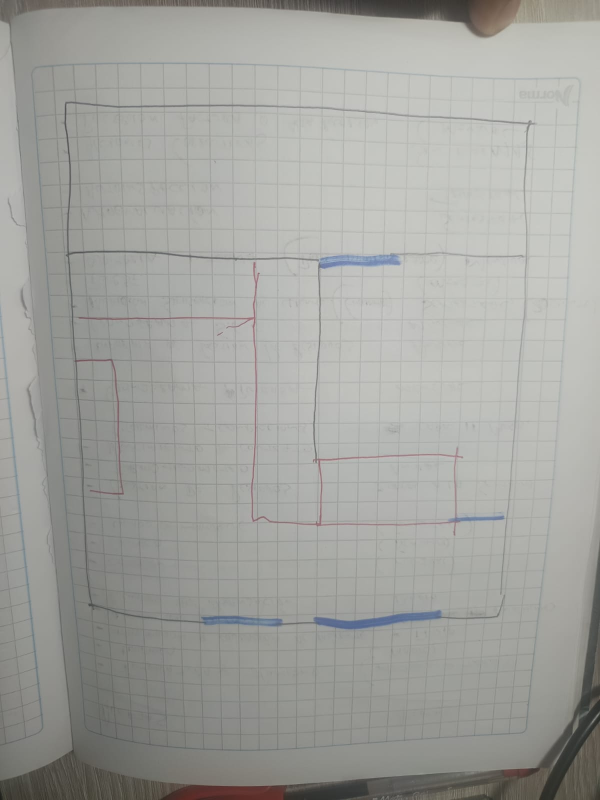
#> input picture media/croquis_cuadricula.jpeg, 1200 x 1600 px, found by its file name (shown at 1/2 size)
$ python diag_masks.py
#> lines starting #> are read from the running program, lines starting #| are printed output that depends on the picture; after the words box and inside, x2 and y2 are one past the last pixel; in counts of white or black regions, pixels touching at a corner belong together
#> further down, img is the input picture: shape (1600, 1200, 3); mean B, G, R 157.9, 162.2, 161.6
### apps/processing/services/preprocessing.py
import cv2
import numpy as np


# [25 lines left out: function deskew, not called in this run]


def correct_perspective(image):
    """Corrige perspectiva encontrando el contorno del documento y aplicando
    transformación de homografía.

    Es CONSERVADORA a propósito: solo aplica la transformación si el
    cuadrilátero detectado cubre buena parte de la imagen (es la hoja, no
    un rectángulo dibujado adentro) y si el resultado conserva dimensiones
    razonables. En cualquier otro caso devuelve la imagen original, porque
    una corrección equivocada destruye el croquis (lo recorta a un pedazo
    diminuto). Para una foto de cuaderno razonablemente plana, no corregir
    es mucho más seguro que corregir mal."""
    img_h, img_w = image.shape[:2]
    img_area = img_h * img_w

    gray = cv2.cvtColor(image, cv2.COLOR_BGR2GRAY)
    blurred = cv2.GaussianBlur(gray, (5, 5), 0)
    edged = cv2.Canny(blurred, 50, 150)
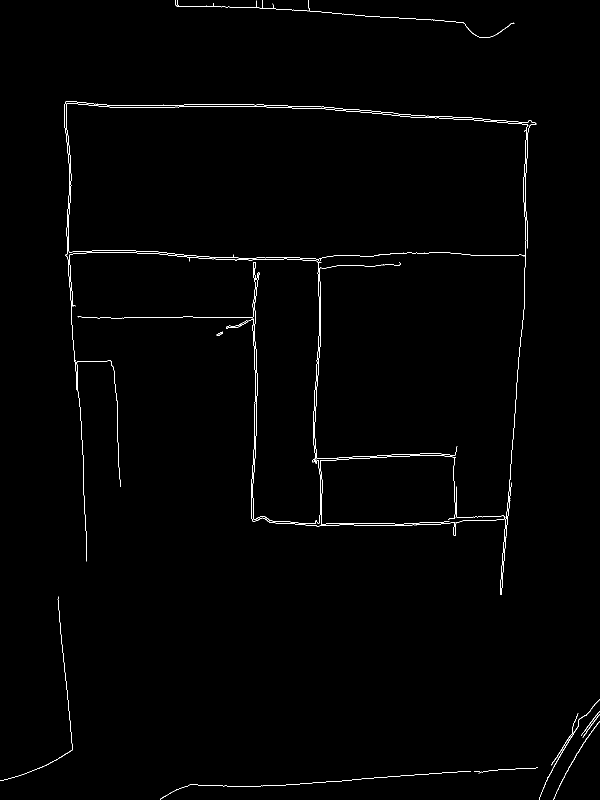
#> edged: shape (1600, 1200) (shown at 1/2 size); 0.74% white in thin lines or dots

    dilated = cv2.dilate(edged, None, iterations=2)
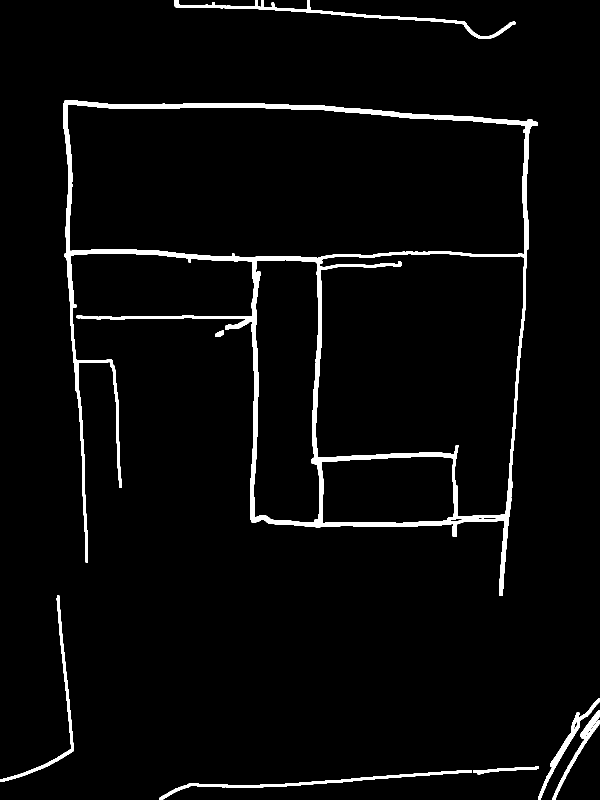
#> dilated: shape (1600, 1200) (shown at 1/2 size); 3.4% white; 8 white regions
    contours, _ = cv2.findContours(dilated, cv2.RETR_EXTERNAL, cv2.CHAIN_APPROX_SIMPLE)
#> contours = 8 contours; box (x1, y1, x2, y2) and area: (126, 200, 1075, 1192) 565944, (348, 0, 1031, 78) 3592, (318, 1540, 944, 1600) 2766, (0, 1191, 148, 1564) 2214, (1076, 1397, 1200, 1600) 1982, (1105, 1421, 1200, 1600) 1733, (946, 1532, 1078, 1549) 591, (431, 661, 448, 674) 138

    if not contours:
        return image

    contours = sorted(contours, key=cv2.contourArea, reverse=True)

    pts = None
    for c in contours:
        # el contorno debe cubrir la mayor parte de la imagen (es la hoja)
        if cv2.contourArea(c) < 0.5 * img_area:
            break  # los siguientes son aún más pequeños
        peri = cv2.arcLength(c, True)
        approx = cv2.approxPolyDP(c, 0.02 * peri, True)
        if len(approx) == 4:
            pts = approx.reshape(4, 2).astype(np.float32)
            break
#> this loop made 1 pass

    if pts is None:
        return image

    # verificar si el cuadrilátero ya es casi un rectángulo
    if _is_nearly_rect(pts, angle_tol=10, aspect_tol=0.3):
        return image

    rect = _order_points(pts)
    (tl, tr, br, bl) = rect
    w = int(max(dist(bl, br), dist(tl, tr)))
    h = int(max(dist(tl, bl), dist(tr, br)))

    # rechazar correcciones que encogen demasiado la imagen (contorno malo)
    if w < 0.5 * img_w or h < 0.5 * img_h:
        return image

    dst = np.array([
        [0, 0],
        [w - 1, 0],
        [w - 1, h - 1],
        [0, h - 1],
    ], dtype=np.float32)

    M = cv2.getPerspectiveTransform(rect, dst)
    return cv2.warpPerspective(image, M, (w, h))


# [58 lines left out: functions _is_nearly_rect, _order_points, not called in this run]


def dist(a, b):
    return np.linalg.norm(a - b)


# [21 lines left out: functions grayscale, binarize, not called in this run]


def denoise(binary):
    """Limpia ruido con operaciones morfológicas.

    - closing para cerrar pequeños huecos en las líneas (común en croquis
      dibujados a mano donde el trazo no es continuo)
    - opening para eliminar puntitos de ruido aislados
    - elimina componentes conectados muy pequeños"""
    kernel = np.ones((3, 3), np.uint8)
    cleaned = cv2.morphologyEx(binary, cv2.MORPH_CLOSE, kernel, iterations=2)
    cleaned = cv2.morphologyEx(cleaned, cv2.MORPH_OPEN, kernel, iterations=1)

    n_labels, labels, stats, _ = cv2.connectedComponentsWithStats(cleaned, connectivity=8)
    min_area = 30
    for i in range(1, n_labels):
        if stats[i, cv2.CC_STAT_AREA] < min_area:
            cleaned[labels == i] = 0

    return cleaned


def resize_to_canvas(binary, target_w=1320, target_h=864):
    """Redimensiona manteniendo aspect ratio y centra en canvas oficio.

    Reserva una banda arriba para el título 'PLANO VECTORIZADO', de modo que
    el plano nunca se monte sobre el texto."""
    h, w = binary.shape
    # banda superior reservada para el título
    top_reserve = int(target_h * 0.08)  # ~70 px
    avail_h = target_h - top_reserve
    scale = min(target_w / w, avail_h / h)
    nw, nh = int(w * scale), int(h * scale)
    resized = cv2.resize(binary, (nw, nh), interpolation=cv2.INTER_NEAREST)

    canvas = np.zeros((target_h, target_w), dtype=np.uint8)
    # Alinear a la IZQUIERDA (con un margen) en vez de centrar: así el plano
    # llena el alto de la página y todo el espacio libre queda a la DERECHA,
    # donde el usuario puede colocar cosas después (espacio de respeto).
    free_x = target_w - nw
    margin = int(target_w * 0.02)
    x_off = min(margin, free_x) if free_x > 0 else 0
    y_off = top_reserve + (avail_h - nh) // 2
    canvas[y_off:y_off + nh, x_off:x_off + nw] = resized

    scale_info = {
        'scale': scale,
        'offset_x': x_off,
        'offset_y': y_off,
        'orig_w': w,
        'orig_h': h,
        'canvas_w': target_w,
        'canvas_h': target_h,
    }
    return canvas, scale_info


# ── Segmentación por color ─────────────────────────────────

# Mapa de colores BGR → tipo de elemento.
#
# Esta es la ÚNICA fuente de verdad de los colores que el usuario debe usar
# al dibujar el croquis en papel. La leyenda que se muestra en la web
# (pantalla de subida y editor) se genera a partir de aquí — ver
# drawing_legend() — para que nunca se desfase de lo que el pipeline detecta.
#
# Cada entrada incluye:
#   display  → color hex para mostrar en la interfaz (aprox. del color real)
#   label    → color que dibuja la persona, en palabras
#   purpose  → qué representa ese color en el plano
COLOR_MAP = {
    'pared': {
        'color': (30, 30, 30),
        'hsv_ranges': [
            ((0, 0, 0), (180, 120, 120)),      # grises
            ((0, 0, 0), (180, 255, 70)),       # negros
        ],
        'stroke': '#777777',
        'stroke_width': 8,
        'display': '#1f2937',
        'label': 'Negro',
        'purpose': 'Paredes (bloquean el paso)',
    },
    'puerta': {
        'color': (200, 130, 20),
        'hsv_ranges': [
            ((85, 20, 20), (145, 255, 255)),   # azul (más tolerante en S/V)
        ],
        'stroke': '#000000',
        'stroke_width': 3,
        'display': '#1d4ed8',
        'label': 'Azul',
        'purpose': 'Puertas con arco (abren el paso)',
    },
    'mueble': {
        'color': (50, 50, 200),
        'hsv_ranges': [
            ((0, 20, 20), (14, 255, 255)),     # rojo (más tolerante en S/V)
            ((165, 20, 20), (180, 255, 255)),  # rojo (HSV envuelve)
        ],
        'stroke': '#000000',
        'stroke_width': 2,
        'display': '#dc2626',
        'label': 'Rojo',
        'purpose': 'Muebles / obstáculos (bloquean el paso)',
    },
    'vano': {
        'color': (50, 180, 50),
        'hsv_ranges': [
            ((30, 20, 20), (90, 255, 255)),    # verde (más tolerante en S/V)
        ],
        'stroke': '#000000',
        'stroke_width': 3,
        'display': '#059669',
        'label': 'Verde',
        'purpose': 'Vanos / aberturas (abren el paso)',
    },
}

# Orden recomendado para mostrar la leyenda al usuario.
_LEGEND_ORDER = ['pared', 'puerta', 'vano', 'mueble']


# [39 lines left out: functions drawing_legend, _page_mask_by_border_floodfill, not called in this run]


def detect_page_mask(bgr_image):
    """Aísla la hoja de papel del fondo (escritorio, sombras, dedos).

    La hoja es la región clara grande y conexa. Devuelve una máscara
    binaria (255 dentro de la hoja) o None si no se puede determinar.

    Esto es crítico: sin esto, la detección de paredes (negro/gris)
    confunde el fondo oscuro de la foto con muros. Restringiendo todo
    al interior de la hoja, solo quedan los trazos del dibujo."""
    h, w = bgr_image.shape[:2]
    gray = cv2.cvtColor(bgr_image, cv2.COLOR_BGR2GRAY)
    gray = cv2.GaussianBlur(gray, (5, 5), 0)

    # aplanar iluminación: una sombra suave sobre la hoja hacía que Otsu
    # clasificara media página como "fondo" (se perdía todo el dibujo de esa
    # zona). Dividir por el fondo desenfocado elimina el gradiente y deja el
    # contraste hoja/escritorio, que es lo que Otsu debe separar.
    bg = cv2.GaussianBlur(gray, (0, 0), sigmaX=min(h, w) / 12)
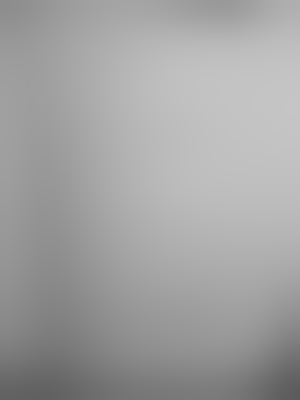
#> bg: shape (1600, 1200) (shown at 1/4 size); min 91, max 197, mean 161.5
    flat = cv2.divide(gray, bg, scale=192)
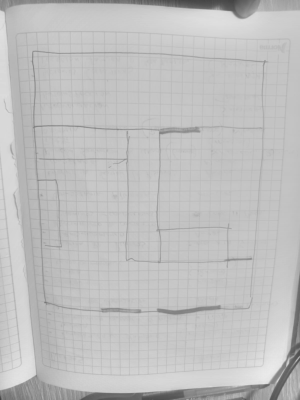
#> flat: shape (1600, 1200) (shown at 1/4 size); min 59, max 236, mean 191.4

    # umbral Otsu: separa la hoja brillante del fondo más oscuro
    _, bright = cv2.threshold(flat, 0, 255, cv2.THRESH_BINARY + cv2.THRESH_OTSU)
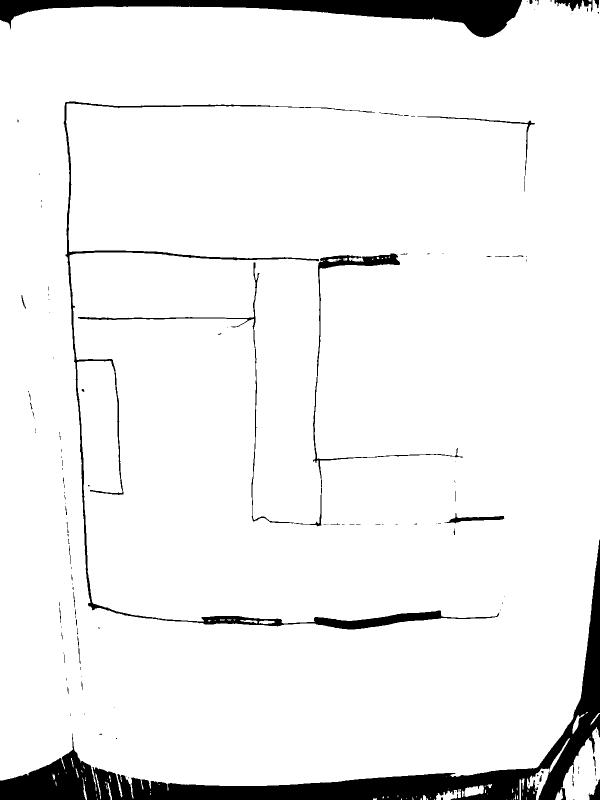
#> bright: shape (1600, 1200) (shown at 1/2 size); 93.8% white; 141 black regions (106 under 20 px), largest, box (x1, y1, x2, y2) and area: (0, 1079, 1200, 1600) 62954, (0, 0, 1044, 75) 27897, (127, 203, 999, 1259) 15818

    # cerrar agujeros (trazos del dibujo dentro de la hoja)
    k = max(15, int(min(h, w) * 0.02)) | 1
    bright = cv2.morphologyEx(bright, cv2.MORPH_CLOSE, np.ones((k, k), np.uint8))
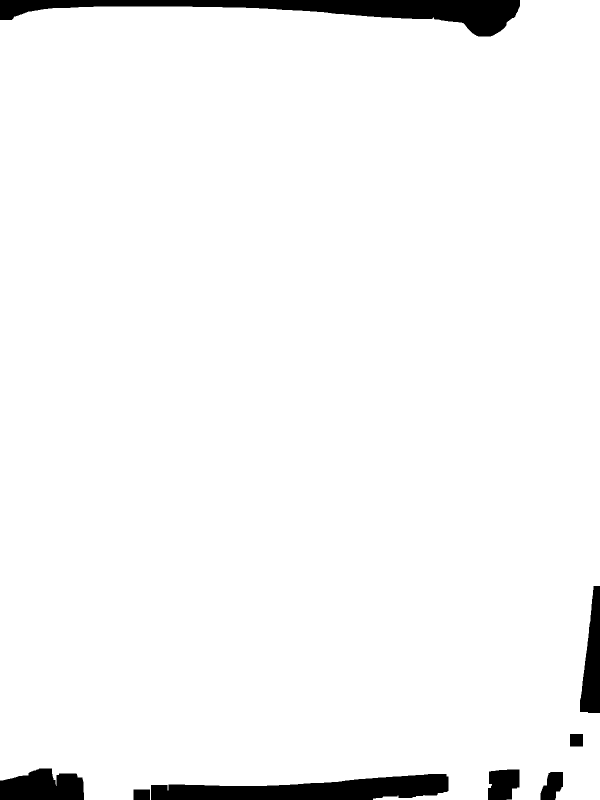
#> bright: shape (1600, 1200) (shown at 1/2 size); 96.4% white; 8 black regions, largest, box (x1, y1, x2, y2) and area: (0, 0, 1040, 73) 27666, (302, 1548, 897, 1600) 20340, (0, 1537, 168, 1600) 8511

    n, labels, stats, _ = cv2.connectedComponentsWithStats(bright, connectivity=8)
#> n = 2; stats = [[0, 0, 1200, 1600, 69716], [0, 0, 1200, 1600, 1850284]]
#> (the rest of the program and of its run is left out)
